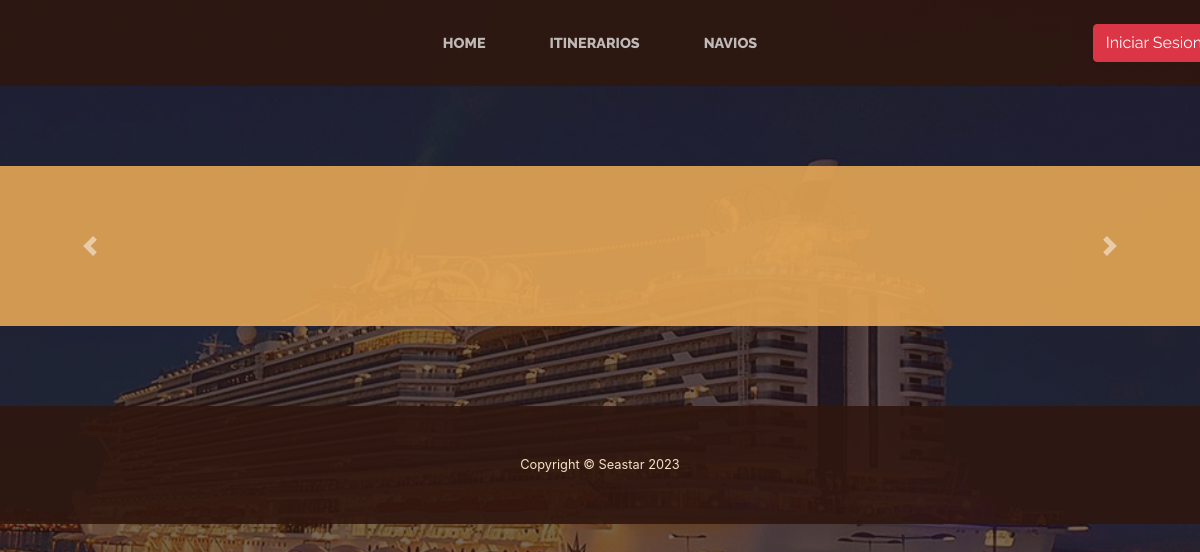
/reserva.html, run on an earlier commit of the app's database.
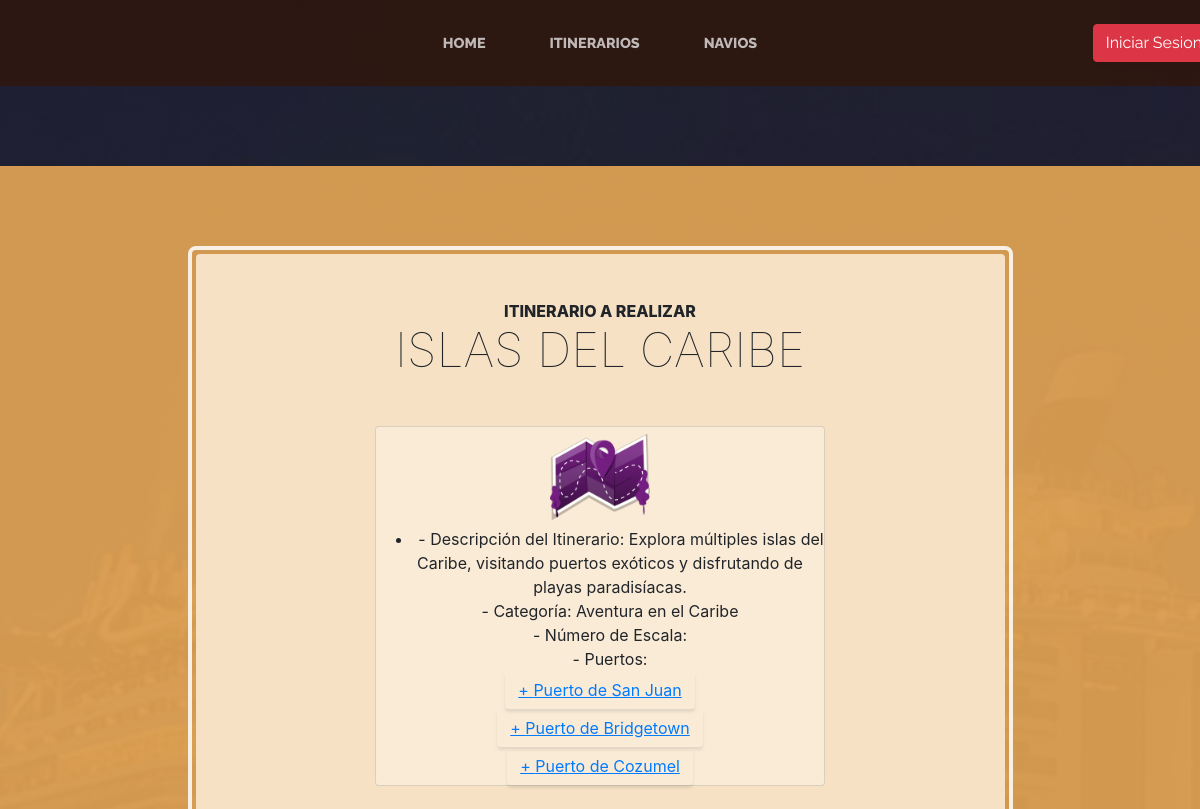
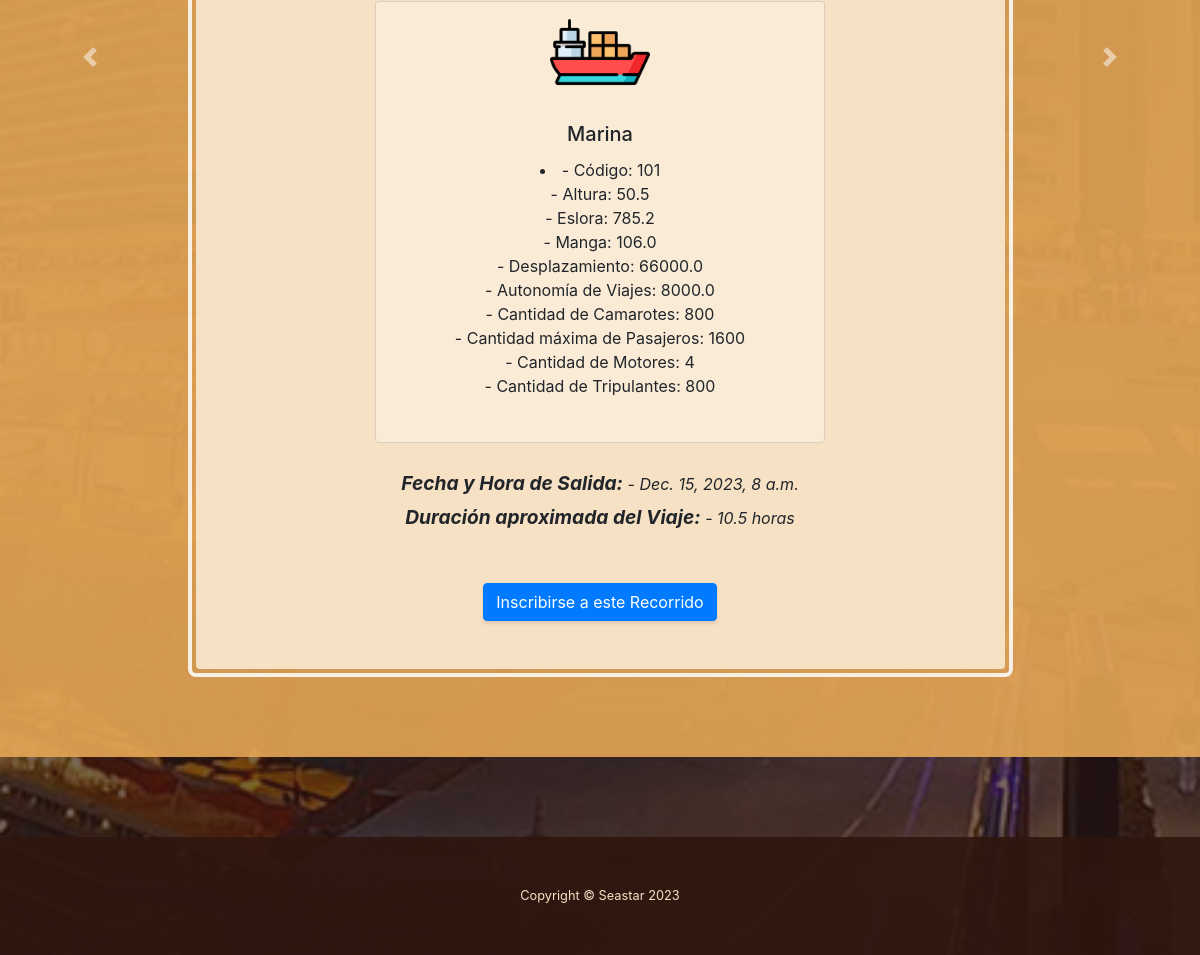
And on a later commit of the database (2 pictures, top to bottom).
### seastar/models.py (models this page shows, shortened)
class Recorrido(models.Model):
    numeroEscala = models.IntegerField("Numero Escala")
    itinerarioRealizado = models.ForeignKey(Itinerario, on_delete=models.CASCADE)
    navioDelViaje = models.ForeignKey(Navio, on_delete=models.CASCADE)
    fechaViaje = models.DateTimeField("Fecha de Inicio del viaje")
    duracionViaje = models.FloatField("Duración aproximada del viaje")

class Itinerario(models.Model):
    nombreItinerario = models.CharField("Nombre del Itinerario", max_length=255)
    descripcionItinerario = models.TextField("Descripción del Itinerario")
    listaPuertos = models.ManyToManyField(Puerto)
    categoriaItinerario = models.ForeignKey(CategoriaItinerario, on_delete=models.CASCADE)

class CategoriaItinerario(models.Model):
    nombreCategoria = models.CharField("Nombre de la Categoría", max_length=255)
    descripcionCategoria = models.TextField("Descripción de la Categoría")
    def __str__(self) -> str:
        return self.nombreCategoria

class Puerto(models.Model):
    nombrePuerto = models.CharField("Nombre del Puerto", max_length=255)
    descripcionPuerto = models.TextField("Descripción del Puerto")

class Navio (models.Model):
    codigoNavio = models.IntegerField("Código")
    nombreNavio = models.CharField("Nombre", max_length=50)
    altura = models.FloatField("Altura")
    eslora = models.FloatField("Eslora")
    manga = models.FloatField("Manga")
    desplazamiento = models.FloatField("Desplazamiento")
    autonomiaViaje = models.FloatField("Autonomía de Viajes")
    cantidadCamarotes = models.IntegerField("Cantidad de Camarotes")
    maxCantidadPasajeros = models.IntegerField("Cantidad máxima de Pasajeros")
    cantidadMotores = models.IntegerField("Cantidad de Motores")
    cantidadTripulantes = models.IntegerField("Cantidad de Tripulantes")
    categoriaNavio = models.ForeignKey(CategoriaNavio, on_delete=models.CASCADE)

### seastar/views.py (the view)
# urls.py: path("reserva.html", ReservaView.as_view(), name="reserva"),
class ReservaView(View):
    def get(self, request: HttpRequest, *args, **kwargs):
        logged_user = getLoggedUser(request)
        user = User.objects.filter(username=logged_user).first()
        recorridos = Recorrido.objects.all()
        return render(request, "./reserva.html", {"recorridos": recorridos, "logged_user": logged_user})

### seastar/views.py (called while the page is built)
def getLoggedUser(request: HttpRequest):
    return request.session.get("user", "Iniciar Sesion")

### seastar/templates/reserva.html (shortened to what the changed rows need)
{% extends "index.html" %}
    {% load static %}
    {% block content %}
        <section class="page-section cta">
            <div id="carouselExampleControls" class="carousel slide" data-bs-ride="false" id="miCarousel">
                <div class="carousel-inner">
                    {% for recorrido in recorridos %}
                        {% if forloop.first %}
                            <div class="carousel-item active">
                        {% else %}
                            <div class="carousel-item">
                        {% endif %}
                                <div class="container">
                                    <div class="row">
                                        <div class="col-xl-9 mx-auto">
                                            <div class="cta-inner bg-faded text-center rounded">
                                                <h2 class="section-heading mb-5">
                                                    <span class="section-heading-upper">Itinerario a realizar</span>
                                                    <span class="section-heading-lower">{{ recorrido.itinerarioRealizado.nombreItinerario }}</span>
                                                </h2>
                                                <div class="d-none d-md-block card mx-auto" style="width:450px;background-color:#FAEBD7">
                                                    <img src="{% static 'img/itinerario.png' %}" class="d-block mx-auto" alt="Itinerario"  style="height:100px;width:100px;margin:center">
                                                    <li class="text-center" style="margin-left:20px">- Descripción del Itinerario: {{ recorrido.itinerarioRealizado.descripcionItinerario }} <br/>
                                                        - Categoría: {{ recorrido.itinerarioRealizado.categoriaItinerario }} <br/>
                                                        - Número de Escala: {{ recorrido.itinerarioRealizado.numeroEscala }} <br/>
                                                        - Puertos: <br/> </li>
                                                            {% for puerto in recorrido.itinerarioRealizado.listaPuertos.all%}
                                                                <button class="btn btn-link" onclick=hideShow('{{ puerto.id }}')>
                                                                    + {{puerto.nombrePuerto}}
                                                                </button><br/>
                                                            {% endfor %}
                                                </div>
                                                <br/>
                                                <div class="d-none d-md-block card mx-auto" style="width:450px;background-color:#FAEBD7">
                                                    <img src="{% static 'img/navio.png' %}" class="d-block mx-auto" alt="Barco" style="height:100px;width:100px;margin:center">
                                                    <div class="card-body">
                                                        <h5 class="card-title">{{ recorrido.navioDelViaje.nombreNavio }}</h5>
                                                        <li >- Código: {{ recorrido.navioDelViaje.codigoNavio }}
                                                            <br   />- Altura: {{ recorrido.navioDelViaje.altura }} <br   />- Eslora: {{ recorrido.navioDelViaje.eslora }}
                                                            <br   />- Manga: {{ recorrido.navioDelViaje.manga }} <br   />- Desplazamiento: {{ recorrido.navioDelViaje.desplazamiento }}
                                                            <br   />- Autonomía de Viajes: {{ recorrido.navioDelViaje.autonomiaViaje }} <br   />- Cantidad de Camarotes: {{ recorrido.navioDelViaje.cantidadCamarotes }}
                                                            <br   />- Cantidad máxima de Pasajeros: {{ recorrido.navioDelViaje.maxCantidadPasajeros }} <br   />- Cantidad de Motores: {{ recorrido.navioDelViaje.cantidadMotores }}
                                                            <br   />- Cantidad de Tripulantes: {{ recorrido.navioDelViaje.cantidadTripulantes }}<br   /><br   /></li>
                                                    </div>
                                                </div>
                                                <br/>
                                                <p class="address mb-5">
                                                    <em>
                                                        <strong>Fecha y Hora de Salida: </strong>
                                                         - {{ recorrido.fechaViaje }}
                                                    </em>
                                                    <br/>
                                                    <em>
                                                        <strong>Duración aproximada del Viaje: </strong>
                                                         - {{ recorrido.duracionViaje }} horas
                                                    </em>
                                                </p>
                                                <form method="POST" action="{% url 'reservaCubierta'%}">
                                                    <button class="btn btn-primary" type="submit" name="seleccion" value='{{ recorrido.navioDelViaje.nombreNavio }}' onclick=saveRecorrido('{{ recorrido.id }}')>Inscribirse a este Recorrido</button>
                                                </form>
                                            </div>
                                        </div>
                                    </div>
                                </div>
                            </div>
                    {% endfor %}
                </div>
            </div>
        </section>
{% endblock %}

What changed in the data, as far as the page shows it:
added Recorrido: itinerarioRealizado.nombreItinerario "ISLAS DEL CARIBE", itinerarioRealizado.descripcionItinerario "Explora múltiples islas del Caribe, visitando puertos exóticos y disfrutando de playas paradisíacas.", itinerarioRealizado.categoriaItinerario "Aventura en el Caribe", navioDelViaje.nombreNavio "Marina", navioDelViaje.codigoNavio "101", navioDelViaje.altura "50.5", navioDelViaje.eslora "785.2", navioDelViaje.manga "106.0", navioDelViaje.desplazamiento "66000.0", navioDelViaje.autonomiaViaje "8000.0", navioDelViaje.cantidadCamarotes "800", navioDelViaje.maxCantidadPasajeros "1600", navioDelViaje.cantidadMotores "4", navioDelViaje.cantidadTripulantes "800", fechaViaje "Dec. 15, 2023, 8 a.m.", duracionViaje "10.5"
added Puerto: nombrePuerto "Puerto de San Juan"
added Puerto: nombrePuerto "Puerto de Bridgetown"
added Puerto: nombrePuerto "Puerto de Cozumel"
